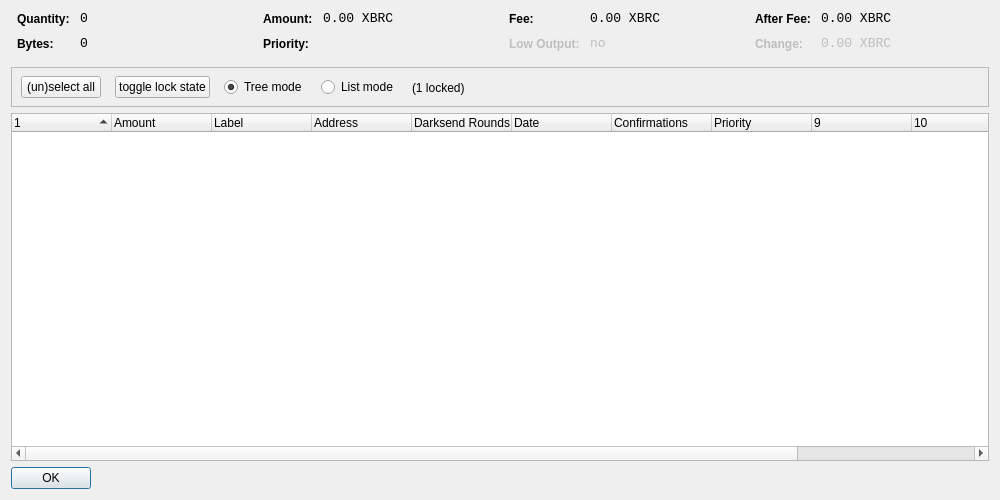
<?xml version="1.0" encoding="UTF-8"?>
<ui version="4.0">
 <class>CoinControlDialog</class>
 <widget class="QDialog" name="CoinControlDialog">
  <property name="geometry">
   <rect>
    <x>0</x>
    <y>0</y>
    <width>1000</width>
    <height>500</height>
   </rect>
  </property>
  <property name="windowTitle">
   <string>Coin Control</string>
  </property>
  <layout class="QVBoxLayout" name="verticalLayout">
   <item>
    <layout class="QHBoxLayout" name="horizontalLayoutTop" stretch="0,0,0,0">
     <property name="topMargin">
      <number>0</number>
     </property>
     <property name="bottomMargin">
      <number>10</number>
     </property>
     <item>
      <layout class="QFormLayout" name="formLayoutCoinControl1">
       <property name="horizontalSpacing">
        <number>10</number>
       </property>
       <property name="verticalSpacing">
        <number>10</number>
       </property>
       <property name="leftMargin">
        <number>6</number>
       </property>
       <property name="rightMargin">
        <number>6</number>
       </property>
       <item row="0" column="0">
        <widget class="QLabel" name="labelCoinControlQuantityText">
         <property name="styleSheet">
          <string notr="true">font-weight:bold;</string>
         </property>
         <property name="text">
          <string>Quantity:</string>
         </property>
        </widget>
       </item>
       <item row="0" column="1">
        <widget class="QLabel" name="labelCoinControlQuantity">
         <property name="font">
          <font>
           <family>Monospace</family>
           <pointsize>10</pointsize>
          </font>
         </property>
         <property name="cursor">
          <cursorShape>IBeamCursor</cursorShape>
         </property>
         <property name="contextMenuPolicy">
          <enum>Qt::ActionsContextMenu</enum>
         </property>
         <property name="text">
          <string notr="true">0</string>
         </property>
         <property name="textInteractionFlags">
          <set>Qt::LinksAccessibleByMouse|Qt::TextSelectableByKeyboard|Qt::TextSelectableByMouse</set>
         </property>
        </widget>
       </item>
       <item row="1" column="0">
        <widget class="QLabel" name="labelCoinControlBytesText">
         <property name="styleSheet">
          <string notr="true">font-weight:bold;</string>
         </property>
         <property name="text">
          <string>Bytes:</string>
         </property>
        </widget>
       </item>
       <item row="1" column="1">
        <widget class="QLabel" name="labelCoinControlBytes">
         <property name="font">
          <font>
           <family>Monospace</family>
           <pointsize>10</pointsize>
          </font>
         </property>
         <property name="cursor">
          <cursorShape>IBeamCursor</cursorShape>
         </property>
         <property name="contextMenuPolicy">
          <enum>Qt::ActionsContextMenu</enum>
         </property>
         <property name="text">
          <string notr="true">0</string>
         </property>
         <property name="textInteractionFlags">
          <set>Qt::LinksAccessibleByMouse|Qt::TextSelectableByKeyboard|Qt::TextSelectableByMouse</set>
         </property>
        </widget>
       </item>
      </layout>
     </item>
     <item>
      <layout class="QFormLayout" name="formLayoutCoinControl2">
       <property name="horizontalSpacing">
        <number>10</number>
       </property>
       <property name="verticalSpacing">
        <number>10</number>
       </property>
       <property name="leftMargin">
        <number>6</number>
       </property>
       <property name="rightMargin">
        <number>6</number>
       </property>
       <item row="0" column="0">
        <widget class="QLabel" name="labelCoinControlAmountText">
         <property name="styleSheet">
          <string notr="true">font-weight:bold;</string>
         </property>
         <property name="text">
          <string>Amount:</string>
         </property>
        </widget>
       </item>
       <item row="0" column="1">
        <widget class="QLabel" name="labelCoinControlAmount">
         <property name="font">
          <font>
           <family>Monospace</family>
           <pointsize>10</pointsize>
          </font>
         </property>
         <property name="cursor">
          <cursorShape>IBeamCursor</cursorShape>
         </property>
         <property name="contextMenuPolicy">
          <enum>Qt::ActionsContextMenu</enum>
         </property>
         <property name="text">
          <string notr="true">0.00 XBRC</string>
         </property>
         <property name="textInteractionFlags">
          <set>Qt::LinksAccessibleByMouse|Qt::TextSelectableByKeyboard|Qt::TextSelectableByMouse</set>
         </property>
        </widget>
       </item>
       <item row="1" column="0">
        <widget class="QLabel" name="labelCoinControlPriorityText">
         <property name="styleSheet">
          <string notr="true">font-weight:bold;</string>
         </property>
         <property name="text">
          <string>Priority:</string>
         </property>
        </widget>
       </item>
       <item row="1" column="1">
        <widget class="QLabel" name="labelCoinControlPriority">
         <property name="font">
          <font>
           <family>Monospace</family>
           <pointsize>10</pointsize>
          </font>
         </property>
         <property name="cursor">
          <cursorShape>IBeamCursor</cursorShape>
         </property>
         <property name="contextMenuPolicy">
          <enum>Qt::ActionsContextMenu</enum>
         </property>
         <property name="text">
          <string/>
         </property>
         <property name="textInteractionFlags">
          <set>Qt::LinksAccessibleByMouse|Qt::TextSelectableByKeyboard|Qt::TextSelectableByMouse</set>
         </property>
        </widget>
       </item>
      </layout>
     </item>
     <item>
      <layout class="QFormLayout" name="formLayoutCoinControl3">
       <property name="horizontalSpacing">
        <number>10</number>
       </property>
       <property name="verticalSpacing">
        <number>10</number>
       </property>
       <property name="leftMargin">
        <number>6</number>
       </property>
       <property name="rightMargin">
        <number>6</number>
       </property>
       <item row="0" column="0">
        <widget class="QLabel" name="labelCoinControlFeeText">
         <property name="styleSheet">
          <string notr="true">font-weight:bold;</string>
         </property>
         <property name="text">
          <string>Fee:</string>
         </property>
        </widget>
       </item>
       <item row="0" column="1">
        <widget class="QLabel" name="labelCoinControlFee">
         <property name="font">
          <font>
           <family>Monospace</family>
           <pointsize>10</pointsize>
          </font>
         </property>
         <property name="cursor">
          <cursorShape>IBeamCursor</cursorShape>
         </property>
         <property name="contextMenuPolicy">
          <enum>Qt::ActionsContextMenu</enum>
         </property>
         <property name="text">
          <string notr="true">0.00 XBRC</string>
         </property>
         <property name="textInteractionFlags">
          <set>Qt::LinksAccessibleByMouse|Qt::TextSelectableByKeyboard|Qt::TextSelectableByMouse</set>
         </property>
        </widget>
       </item>
       <item row="1" column="0">
        <widget class="QLabel" name="labelCoinControlLowOutputText">
         <property name="enabled">
          <bool>false</bool>
         </property>
         <property name="styleSheet">
          <string notr="true">font-weight:bold;</string>
         </property>
         <property name="text">
          <string>Low Output:</string>
         </property>
        </widget>
       </item>
       <item row="1" column="1">
        <widget class="QLabel" name="labelCoinControlLowOutput">
         <property name="enabled">
          <bool>false</bool>
         </property>
         <property name="font">
          <font>
           <family>Monospace</family>
           <pointsize>10</pointsize>
          </font>
         </property>
         <property name="cursor">
          <cursorShape>IBeamCursor</cursorShape>
         </property>
         <property name="contextMenuPolicy">
          <enum>Qt::ActionsContextMenu</enum>
         </property>
         <property name="text">
          <string notr="true">no</string>
         </property>
         <property name="textInteractionFlags">
          <set>Qt::LinksAccessibleByMouse|Qt::TextSelectableByKeyboard|Qt::TextSelectableByMouse</set>
         </property>
        </widget>
       </item>
      </layout>
     </item>
     <item>
      <layout class="QFormLayout" name="formLayoutCoinControl4">
       <property name="horizontalSpacing">
        <number>10</number>
       </property>
       <property name="verticalSpacing">
        <number>10</number>
       </property>
       <property name="leftMargin">
        <number>6</number>
       </property>
       <property name="rightMargin">
        <number>6</number>
       </property>
       <item row="0" column="0">
        <widget class="QLabel" name="labelCoinControlAfterFeeText">
         <property name="styleSheet">
          <string notr="true">font-weight:bold;</string>
         </property>
         <property name="text">
          <string>After Fee:</string>
         </property>
        </widget>
       </item>
       <item row="0" column="1">
        <widget class="QLabel" name="labelCoinControlAfterFee">
         <property name="font">
          <font>
           <family>Monospace</family>
           <pointsize>10</pointsize>
          </font>
         </property>
         <property name="cursor">
          <cursorShape>IBeamCursor</cursorShape>
         </property>
         <property name="contextMenuPolicy">
          <enum>Qt::ActionsContextMenu</enum>
         </property>
         <property name="text">
          <string notr="true">0.00 XBRC</string>
         </property>
         <property name="textInteractionFlags">
          <set>Qt::LinksAccessibleByMouse|Qt::TextSelectableByKeyboard|Qt::TextSelectableByMouse</set>
         </property>
        </widget>
       </item>
       <item row="1" column="0">
        <widget class="QLabel" name="labelCoinControlChangeText">
         <property name="enabled">
          <bool>false</bool>
         </property>
         <property name="styleSheet">
          <string notr="true">font-weight:bold;</string>
         </property>
         <property name="text">
          <string>Change:</string>
         </property>
        </widget>
       </item>
       <item row="1" column="1">
        <widget class="QLabel" name="labelCoinControlChange">
         <property name="enabled">
          <bool>false</bool>
         </property>
         <property name="font">
          <font>
           <family>Monospace</family>
           <pointsize>10</pointsize>
          </font>
         </property>
         <property name="cursor">
          <cursorShape>IBeamCursor</cursorShape>
         </property>
         <property name="contextMenuPolicy">
          <enum>Qt::ActionsContextMenu</enum>
         </property>
         <property name="text">
          <string notr="true">0.00 XBRC</string>
         </property>
         <property name="textInteractionFlags">
          <set>Qt::LinksAccessibleByMouse|Qt::TextSelectableByKeyboard|Qt::TextSelectableByMouse</set>
         </property>
        </widget>
       </item>
      </layout>
     </item>
    </layout>
   </item>
   <item>
    <widget class="QFrame" name="frame">
     <property name="minimumSize">
      <size>
       <width>0</width>
       <height>40</height>
      </size>
     </property>
     <property name="frameShape">
      <enum>QFrame::StyledPanel</enum>
     </property>
     <property name="frameShadow">
      <enum>QFrame::Sunken</enum>
     </property>
     <widget class="QWidget" name="horizontalLayoutWidget">
      <property name="geometry">
       <rect>
        <x>10</x>
        <y>0</y>
        <width>781</width>
        <height>41</height>
       </rect>
      </property>
      <layout class="QHBoxLayout" name="horizontalLayoutPanel" stretch="0,0,0,0,0,0">
       <property name="spacing">
        <number>14</number>
       </property>
       <item>
        <widget class="QPushButton" name="pushButtonSelectAll">
         <property name="sizePolicy">
          <sizepolicy hsizetype="Maximum" vsizetype="Fixed">
           <horstretch>0</horstretch>
           <verstretch>0</verstretch>
          </sizepolicy>
         </property>
         <property name="text">
          <string>(un)select all</string>
         </property>
        </widget>
       </item>
       <item>
        <widget class="QPushButton" name="pushButtonToggleLock">
         <property name="sizePolicy">
          <sizepolicy hsizetype="Maximum" vsizetype="Fixed">
           <horstretch>0</horstretch>
           <verstretch>0</verstretch>
          </sizepolicy>
         </property>
         <property name="text">
          <string>toggle lock state</string>
         </property>
         <property name="autoDefault">
          <bool>false</bool>
         </property>
        </widget>
       </item>
       <item>
        <widget class="QRadioButton" name="radioTreeMode">
         <property name="sizePolicy">
          <sizepolicy hsizetype="Maximum" vsizetype="Fixed">
           <horstretch>0</horstretch>
           <verstretch>0</verstretch>
          </sizepolicy>
         </property>
         <property name="text">
          <string>Tree mode</string>
         </property>
         <property name="checked">
          <bool>true</bool>
         </property>
        </widget>
       </item>
       <item>
        <widget class="QRadioButton" name="radioListMode">
         <property name="sizePolicy">
          <sizepolicy hsizetype="Maximum" vsizetype="Fixed">
           <horstretch>0</horstretch>
           <verstretch>0</verstretch>
          </sizepolicy>
         </property>
         <property name="text">
          <string>List mode</string>
         </property>
        </widget>
       </item>
       <item>
        <widget class="QLabel" name="labelLocked">
         <property name="text">
          <string>(1 locked)</string>
         </property>
        </widget>
       </item>
       <item>
        <spacer name="horizontalSpacer">
         <property name="orientation">
          <enum>Qt::Horizontal</enum>
         </property>
         <property name="sizeHint" stdset="0">
          <size>
           <width>40</width>
           <height>20</height>
          </size>
         </property>
        </spacer>
       </item>
      </layout>
     </widget>
    </widget>
   </item>
   <item>
    <widget class="CoinControlTreeWidget" name="treeWidget">
     <property name="contextMenuPolicy">
      <enum>Qt::CustomContextMenu</enum>
     </property>
     <property name="sortingEnabled">
      <bool>false</bool>
     </property>
     <property name="columnCount">
      <number>12</number>
     </property>
     <attribute name="headerShowSortIndicator" stdset="0">
      <bool>true</bool>
     </attribute>
     <attribute name="headerStretchLastSection">
      <bool>false</bool>
     </attribute>
     <column>
      <property name="text">
       <string/>
      </property>
     </column>
     <column>
      <property name="text">
       <string>Amount</string>
      </property>
     </column>
     <column>
      <property name="text">
       <string>Label</string>
      </property>
     </column>
     <column>
      <property name="text">
       <string>Address</string>
      </property>
     </column>
     <column>
      <property name="text">
       <string>Darksend Rounds</string>
      </property>
     </column>
     <column>
      <property name="text">
       <string>Date</string>
      </property>
     </column>
     <column>
      <property name="text">
       <string>Confirmations</string>
      </property>
      <property name="toolTip">
       <string>Confirmed</string>
      </property>
     </column>
     <column>
      <property name="text">
       <string>Priority</string>
      </property>
     </column>
     <column>
      <property name="text">
       <string/>
      </property>
     </column>
     <column>
      <property name="text">
       <string/>
      </property>
     </column>
     <column>
      <property name="text">
       <string/>
      </property>
     </column>
     <column>
      <property name="text">
       <string/>
      </property>
     </column>
    </widget>
   </item>
   <item>
    <widget class="QDialogButtonBox" name="buttonBox">
     <property name="sizePolicy">
      <sizepolicy hsizetype="Maximum" vsizetype="Fixed">
       <horstretch>0</horstretch>
       <verstretch>0</verstretch>
      </sizepolicy>
     </property>
     <property name="orientation">
      <enum>Qt::Horizontal</enum>
     </property>
     <property name="standardButtons">
      <set>QDialogButtonBox::Ok</set>
     </property>
    </widget>
   </item>
  </layout>
 </widget>
 <customwidgets>
  <customwidget>
   <class>CoinControlTreeWidget</class>
   <extends>QTreeWidget</extends>
   <header>coincontroltreewidget.h</header>
  </customwidget>
 </customwidgets>
 <resources/>
 <connections/>
</ui>
